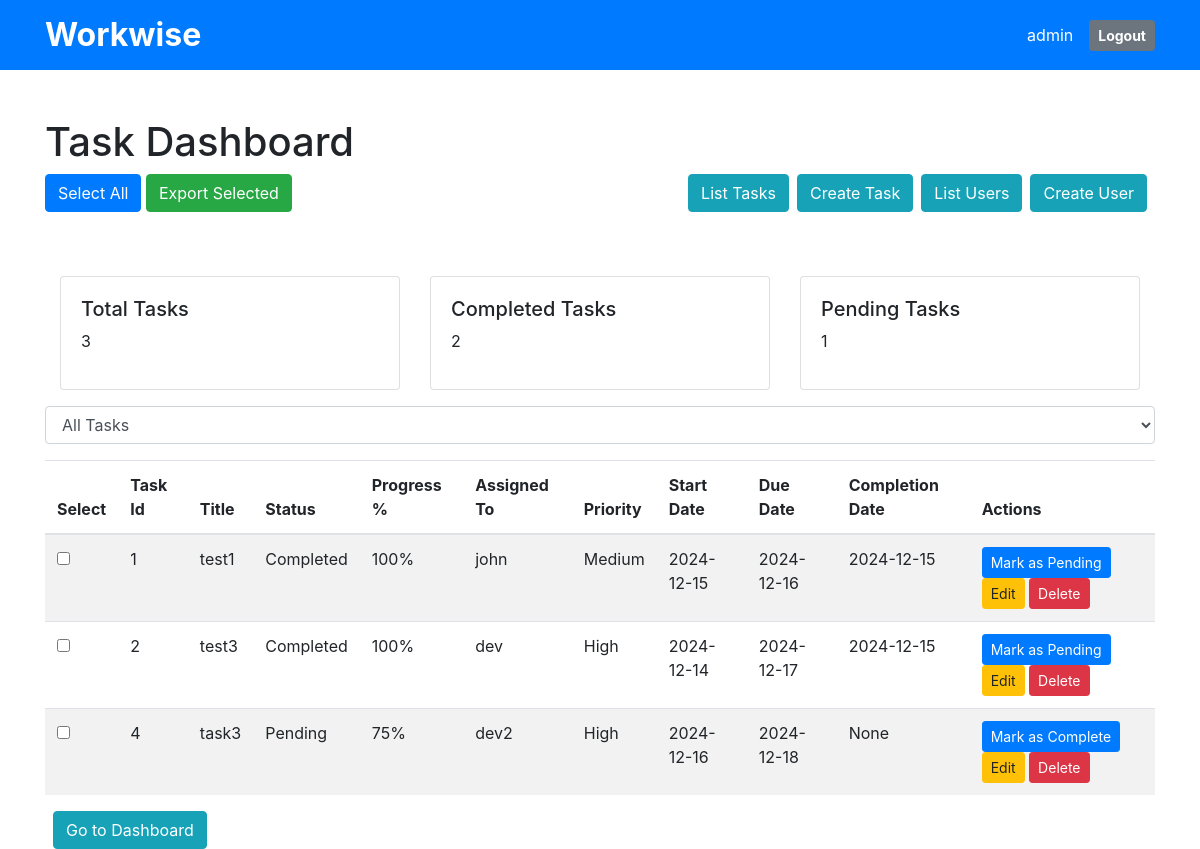
Page /list_tasks (signed in) on the earlier database version.
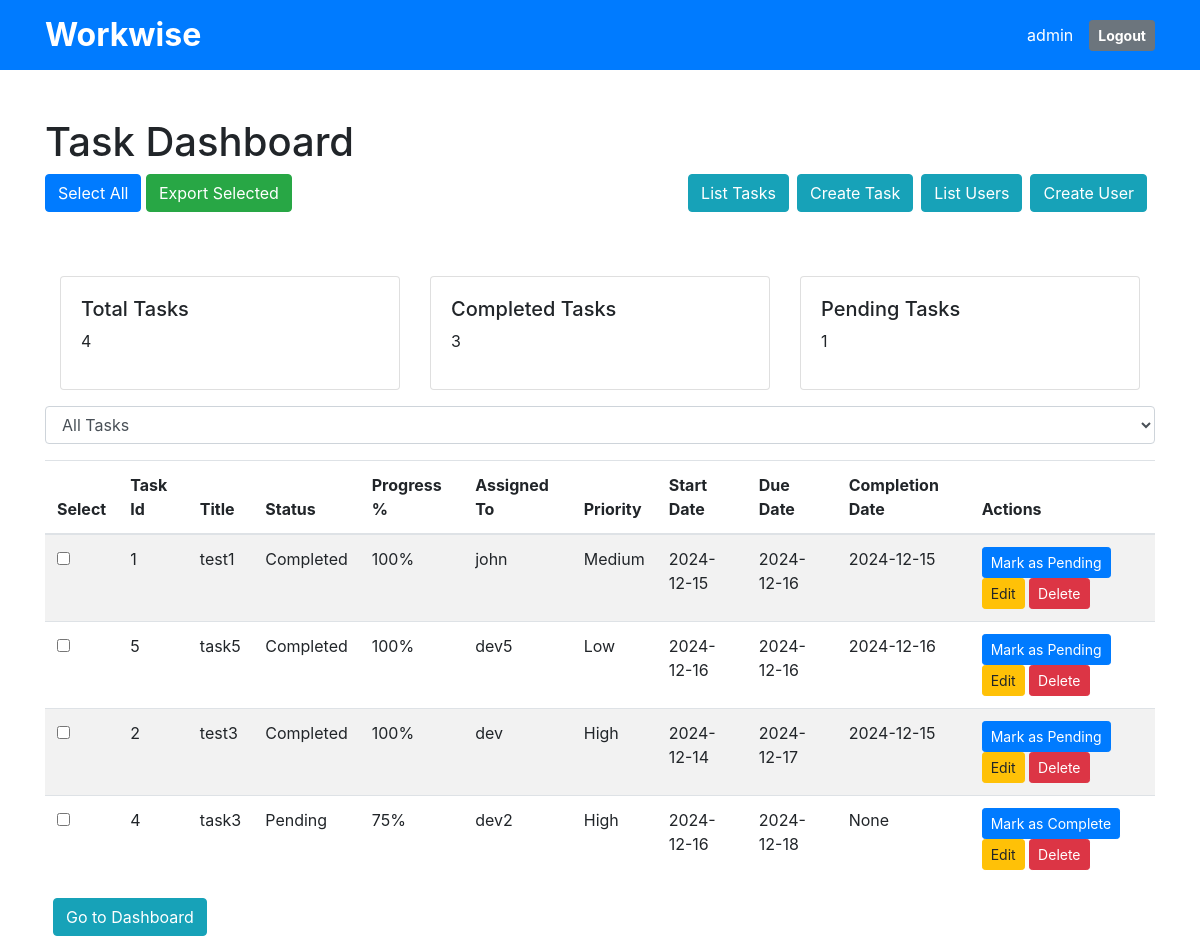
Same page on the later database version.
### app.py (models this page shows, shortened)
class User(db.Model, UserMixin):
    id = db.Column(db.Integer, primary_key=True)
    name = db.Column(db.String(100), nullable=True)
    email_id = db.Column(db.String(100), nullable=True)
    mobile_number = db.Column(db.String(100), nullable=True)
    designation = db.Column(db.String(100), nullable=True)
    address = db.Column(db.String(100), nullable=True)
    password_hash = db.Column(db.String(128), nullable=True)
    role = db.Column(db.String(20), nullable=True,
                     default='viewer')  # Roles: admin, dev, viewer
    created_date = db.Column(db.Date, nullable=True)
    modified_date = db.Column(db.Date, nullable=True)
    status = db.Column(db.String(20), default='Active')

class Task(db.Model):
    task_id = db.Column(db.Integer, primary_key=True)
    title = db.Column(db.String(100), nullable=True)
    status = db.Column(db.String(20), default='Pending')
    progress_percentage = db.Column(db.String(20), default='0%')
    assigned_to = db.Column(db.Integer, db.ForeignKey(
        'user.id'))  # Link to User table
    start_date = db.Column(db.Date, nullable=True)
    due_date = db.Column(db.Date, nullable=True)
    priority = db.Column(db.String(20), default='Medium')  # High, Medium, Low
    completion_date = db.Column(db.Date, nullable=True)
    delete_status = db.Column(db.String(20), default='False')
    user = db.relationship('User', backref='tasks', lazy=True)

### app.py (the view)
@app.route('/list_tasks', methods=['GET'])
@login_required
def list_tasks():
    filter_status = request.args.get('filter', 'All')
    print('filter_status', filter_status)
    tasks_query = Task.query.filter_by(delete_status='False')
    print('current user name', current_user.name)
    if current_user.role in ['admin', 'dev']:
        print("In admin")
        if filter_status != 'All':
            tasks_query = tasks_query.filter_by(status=filter_status)
    else:
        tasks_query = tasks_query.filter_by(assigned_to=current_user.name)
        if filter_status != 'All':
            tasks_query = tasks_query.filter_by(status=filter_status)
    print(tasks_query)
    tasks = tasks_query.order_by(
        Task.due_date.asc(), Task.priority.desc()).all()
    print(tasks)
    df = pd.DataFrame([{
        'Task Name': task.title,
        'Status': task.status,
        'Assigned To': task.assigned_to if task.assigned_to else 'Unassigned',
        'Due Date': task.due_date,
        'Priority': task.priority
    } for task in tasks])
    print(df)
    if len(df) > 0:
        status_counts = df['Status'].value_counts()
        print(status_counts.head())
    else:
        df = pd.DataFrame({"Status": []})
        statuses = ['Completed', 'Pending']
        status_counts = df['Status'].value_counts()
        status_counts = status_counts.reindex(statuses, fill_value=0)
    if current_user.role in ['admin', 'dev']:
        print(tasks)
        return render_template('task_table.html', tasks=tasks, task_count=len(tasks),
                               completed_tasks=status_counts.get(
                                   'Completed', 0),
                               pending_tasks=status_counts.get('Pending', 0))
    else:
        if current_user.role != 'admin':
            flash('Permission denied.', 'danger')
            return redirect(url_for('dashboard'))

### app.py (called while the page is built)
@login_manager.user_loader
def load_user(user_id):
    return db.session.get(User, int(user_id))

### templates/task_table.html (shortened to what this page needs)
<!DOCTYPE html>
<html lang="en">
<head>
  <link href="https://stackpath.bootstrapcdn.com/bootstrap/4.5.2/css/bootstrap.min.css" rel="stylesheet" />
</head>
<body>
  <div class="bg-primary text-white py-3">
    <div class="container d-flex justify-content-between align-items-center">
      <h1 class="mb-0" style="font-size: 2rem; font-weight: bold;">Workwise</h1>
      <div class="d-flex align-items-center">
        <span class="mr-3">{{ current_user.name }}</span>
        <a href="{{ url_for('logout') }}" class="btn btn-secondary btn-sm font-weight-bold">Logout</a>
      </div>
    </div>
  </div>
  <div class="container mt-5">
    <h1>Task Dashboard</h1>
    {% if current_user.role == 'admin' %}
    <a href="{{ url_for('user_page')}}" class="btn btn-info float-right mr-2">Create User</a>
    <a href="{{ url_for('list_users')}}" class="btn btn-info float-right mr-2">List Users</a>
    <a href="{{ url_for('task_page') }}" class="btn btn-info float-right mr-2">Create Task</a>
    <a href="{{ url_for('list_tasks') }}" class="btn btn-info float-right mr-2">List Tasks</a>
    <button id="selectAllButton" class="btn btn-primary mb-3">Select All</button>
    <button id="exportButton" class="btn btn-success mb-3">Export Selected</button>
    {% endif %}
    <div class="container mt-5">
      <div class="row">
        <div class="col-md-4">
          <div class="card">
            <div class="card-body">
              <h5>Total Tasks</h5>
              <p>{{ task_count }}</p>
            </div>
          </div>
        </div>
        <div class="col-md-4">
          <div class="card">
            <div class="card-body">
              <h5>Completed Tasks</h5>
              <p>{{ completed_tasks }}</p>
            </div>
          </div>
        </div>
        <div class="col-md-4">
          <div class="card">
            <div class="card-body">
              <h5>Pending Tasks</h5>
              <p>{{ pending_tasks }}</p>
            </div>
          </div>
        </div>
      </div>
    </div>
    <form method="GET" action="{{ url_for('list_tasks') }}" class="mt-3">
      <select name="filter" onclick="this.form.submit()" class="form-control">
        <option value="All" {% if filter_status=='All' %}selected{% endif %}>All Tasks</option>
      </select>
    </form>
    <table class="table table-striped mt-3">
      <thead>
        <tr>
          <th>Select</th>
          <th>Task Id</th>
          <th>Title</th>
          <th>Status</th>
          <th>Progress %</th>
          <th>Assigned To</th>
          <th>Priority</th>
          <th>Start Date</th>
          <th>Due Date</th>
          <th>Completion Date</th>
          <th>Actions</th>
        </tr>
      </thead>
      <tbody>
        {% for task in tasks %}
        <tr>
          <td><input type="checkbox" class="row-checkbox" value="{{ task.task_id }}"></td>
          <td>{{ task.task_id }}</td>
          <td>{{ task.title }}</td>
          <td>{{ task.status }}</td>
          <td>{{ task.progress_percentage }}</td>
          <td>{{ task.assigned_to }}</td>
          <td>{{ task.priority }}</td>
          <td>{{ task.start_date }}</td>
          <td>{{ task.due_date }}</td>
          <td>{{ task.completion_date }}</td>
          <td>
            <form action="{{ url_for('update_status', task_id=task.task_id) }}" method="post" style="display: inline">
              {% if task.status in ['Pending'] %}
              <button class="btn btn-sm btn-primary">Mark as Complete</button>
              {% else%}
              <button class="btn btn-sm btn-primary">Mark as Pending</button>
              {% endif %}
            </form>
            {% if current_user.role in ['admin', 'dev'] %}
            <a href="{{ url_for('task_page', task_id=task.task_id) }}" class="btn btn-sm btn-warning">Edit</a>
            <form action="{{ url_for('delete_task', task_id=task.task_id) }}" method="post" style="display: inline">
              <button class="btn btn-sm btn-danger">Delete</button>
            </form>
            {% endif %}
          </td>
        </tr>
        {% endfor %}
      </tbody>
    </table>
    <button type="button" class="btn btn-info ml-2" onclick="goToDashboard()">
      Go to Dashboard
    </button>
  </div>
</body>
</html>

Differences in the rows shown:
added Task: task_id "5", title "task5", status "Completed", progress_percentage "100%", assigned_to "dev5", priority "Low", start_date "2024-12-16", due_date "2024-12-16", completion_date "2024-12-16", shows "Mark as Pending"
Other differences:
{{ task_count }}: "3" → "4"
{{ completed_tasks }}: "2" → "3"
